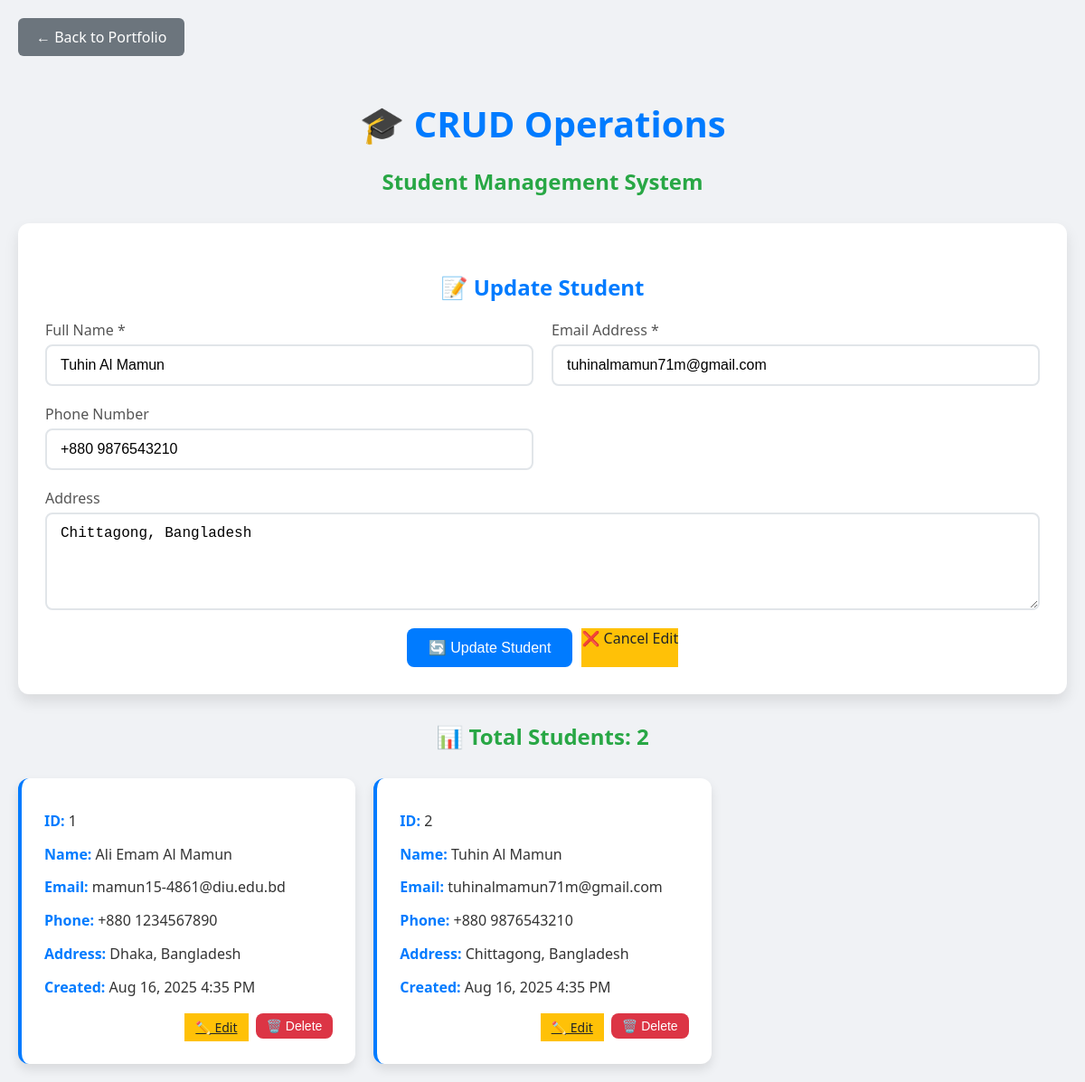
Page /crud_operations.php?edit=2 on the committed database.
### tables this page shows
CREATE TABLE IF NOT EXISTS crud_operations (
    id INT(6) UNSIGNED AUTO_INCREMENT PRIMARY KEY,
    name VARCHAR(50) NOT NULL,
    email VARCHAR(50) NOT NULL,
    phone VARCHAR(20),
    address TEXT,
    created_at TIMESTAMP DEFAULT CURRENT_TIMESTAMP,
    updated_at TIMESTAMP DEFAULT CURRENT_TIMESTAMP ON UPDATE CURRENT_TIMESTAMP
);

### crud_operations.php (the view, shortened to what this page needs)
<!DOCTYPE html>
<html lang="en">
<head>
</head>
<body>
    <div class="container">
        <a href="portfolio.php" class="nav-link">← Back to Portfolio</a>
        <h1>🎓 CRUD Operations</h1>
        <h2>Student Management System</h2>
        <?php
        require_once 'db_connect.php';
        $edit_student = null;
        if (isset($_GET['edit'])) {
            $edit_id = (int)$_GET['edit'];
            $edit_sql = "SELECT * FROM crud_operations WHERE id=$edit_id";
            $edit_result = mysqli_query($conn, $edit_sql);
            $edit_student = mysqli_fetch_assoc($edit_result);
        }
        ?>
        <div class="form-container">
            <h3 class="form-title">
                <?php echo $edit_student ? '📝 Update Student' : '➕ Add New Student'; ?>
            </h3>
            <form method="POST">
                <div class="form-grid">
                    <div class="form-group">
                        <label for="name">Full Name *</label>
                        <input type="text" id="name" name="name" required
                               value="<?php echo $edit_student ? htmlspecialchars($edit_student['name']) : ''; ?>">
                    </div>
                    <div class="form-group">
                        <label for="email">Email Address *</label>
                        <input type="email" id="email" name="email" required
                               value="<?php echo $edit_student ? htmlspecialchars($edit_student['email']) : ''; ?>">
                    </div>
                    <div class="form-group">
                        <label for="phone">Phone Number</label>
                        <input type="tel" id="phone" name="phone"
                               value="<?php echo $edit_student ? htmlspecialchars($edit_student['phone']) : ''; ?>">
                    </div>
                    <div class="form-group full-width">
                        <label for="address">Address</label>
                        <textarea id="address" name="address"><?php echo $edit_student ? htmlspecialchars($edit_student['address']) : ''; ?></textarea>
                    </div>
                </div>
                <div class="btn-group">
                    <button type="submit" class="btn-primary">
                        <?php echo $edit_student ? '🔄 Update Student' : '➕ Add Student'; ?>
                    </button>
                    <?php if ($edit_student): ?>
                        <a href="crud_operations.php" class="btn-warning" style="text-decoration: none; display: inline-block;">
                            ❌ Cancel Edit
                        </a>
                    <?php endif; ?>
                </div>
            </form>
        </div>
        <?php
        $sql_count = "SELECT COUNT(*) AS total FROM crud_operations";
        $count_result = mysqli_query($conn, $sql_count);
        if ($count_row = mysqli_fetch_assoc($count_result)) {
            echo "<h2>📊 Total Students: {$count_row['total']}</h2>";
        }
        $sql = "SELECT * FROM crud_operations ORDER BY created_at DESC";
        $result = mysqli_query($conn, $sql);
        if (mysqli_num_rows($result) > 0) {
            echo "<div class='card-container'>";
            while($row = mysqli_fetch_assoc($result)) {
                echo "<div class='student-card'>
                        <div class='student-info'>
                            <p><strong>ID:</strong> {$row['id']}</p>
                            <p><strong>Name:</strong> " . htmlspecialchars($row['name']) . "</p>
                            <p><strong>Email:</strong> " . htmlspecialchars($row['email']) . "</p>
                            <p><strong>Phone:</strong> " . htmlspecialchars($row['phone']) . "</p>
                            <p><strong>Address:</strong> " . htmlspecialchars($row['address']) . "</p>
                            <p><strong>Created:</strong> " . date('M j, Y g:i A', strtotime($row['created_at'])) . "</p>
                        </div>
                        <div class='card-actions'>
                            <a href='crud_operations.php?edit={$row['id']}' class='btn-warning btn-sm'>✏️ Edit</a>
                            <form method='POST' style='display: inline;' onsubmit='return confirm(\"Are you sure you want to delete this student?\");'>
                                <input type='hidden' name='action' value='delete'>
                                <input type='hidden' name='id' value='{$row['id']}'>
                                <button type='submit' class='btn-danger btn-sm'>🗑️ Delete</button>
                            </form>
                        </div>
                      </div>";
            }
            echo "</div>";
        } else {
            echo "<div class='no-data'>📋 No students found in the database.<br><small>Add your first student using the form above!</small></div>";
        }
        ?>
    </div>
</body>
</html>

### crud_operations.php (style rules this page uses)
body { font-family: 'Segoe UI', Tahoma, Geneva, Verdana, sans-serif; background: #f0f2f5; margin: 0; padding: 20px; color: #333; }
.container { max-width: 1200px; margin: 0 auto; }
h1 { text-align: center; color: #007bff; margin-bottom: 10px; font-size: 2.5rem; }
h2 { text-align: center; color: #28a745; margin-bottom: 30px; }
.form-container { background: #fff; border-radius: 12px; padding: 30px; margin-bottom: 30px; box-shadow: 0 8px 16px rgba(0, 0, 0, 0.1); }
.form-title { color: #007bff; margin-bottom: 20px; text-align: center; font-size: 1.5rem; }
.form-grid { display: grid; grid-template-columns: 1fr 1fr; gap: 20px; margin-bottom: 20px; }
.form-group { display: flex; flex-direction: column; }
.form-group.full-width { grid-column: span 2; }
label { color: #555; font-weight: 500; margin-bottom: 5px; }
input[type="text"], input[type="email"], input[type="tel"], textarea { padding: 12px 15px; border: 2px solid #e1e5e9; border-radius: 8px; font-size: 1rem; transition: border-color 0.3s ease; }
textarea { resize: vertical; min-height: 80px; }
.btn-group { display: flex; gap: 10px; justify-content: center; }
button { padding: 12px 24px; border: none; border-radius: 8px; font-size: 1rem; font-weight: 500; cursor: pointer; transition: all 0.3s ease; }
.btn-primary { background: #007bff; color: white; }
.btn-warning { background: #ffc107; color: #212529; }
.btn-danger { background: #dc3545; color: white; }
.card-container { display: grid; grid-template-columns: repeat(auto-fill, minmax(350px, 1fr)); gap: 20px; margin-top: 30px; }
.student-card { background: #fff; border-radius: 12px; padding: 25px; box-shadow: 0 6px 12px rgba(0, 0, 0, 0.1); transition: transform 0.3s ease, box-shadow 0.3s ease; border-left: 4px solid #007bff; }
.student-info { line-height: 1.8; margin-bottom: 15px; }
.student-info p { margin: 8px 0; }
.student-info strong { color: #007bff; font-weight: 600; }
.card-actions { display: flex; gap: 8px; justify-content: flex-end; }
.btn-sm { padding: 6px 12px; font-size: 0.875rem; }
.nav-link { display: inline-block; padding: 10px 20px; background: #6c757d; color: white; text-decoration: none; border-radius: 6px; margin-bottom: 20px; transition: background 0.3s ease; }

### rows in the picture
crud_operations: name "Tuhin Al Mamun", email "tuhinalmamun71m@gmail.com", phone "+880 9876543210", address "Chittagong, Bangladesh", id "2", created_at "Aug 16, 2025 4:35 PM"
crud_operations: id "1", name "Ali Emam Al Mamun", email "mamun15-4861@diu.edu.bd", phone "+880 1234567890", address "Dhaka, Bangladesh", created_at "Aug 16, 2025 4:35 PM"

### other values in the picture
$count_row['total'] "2"
